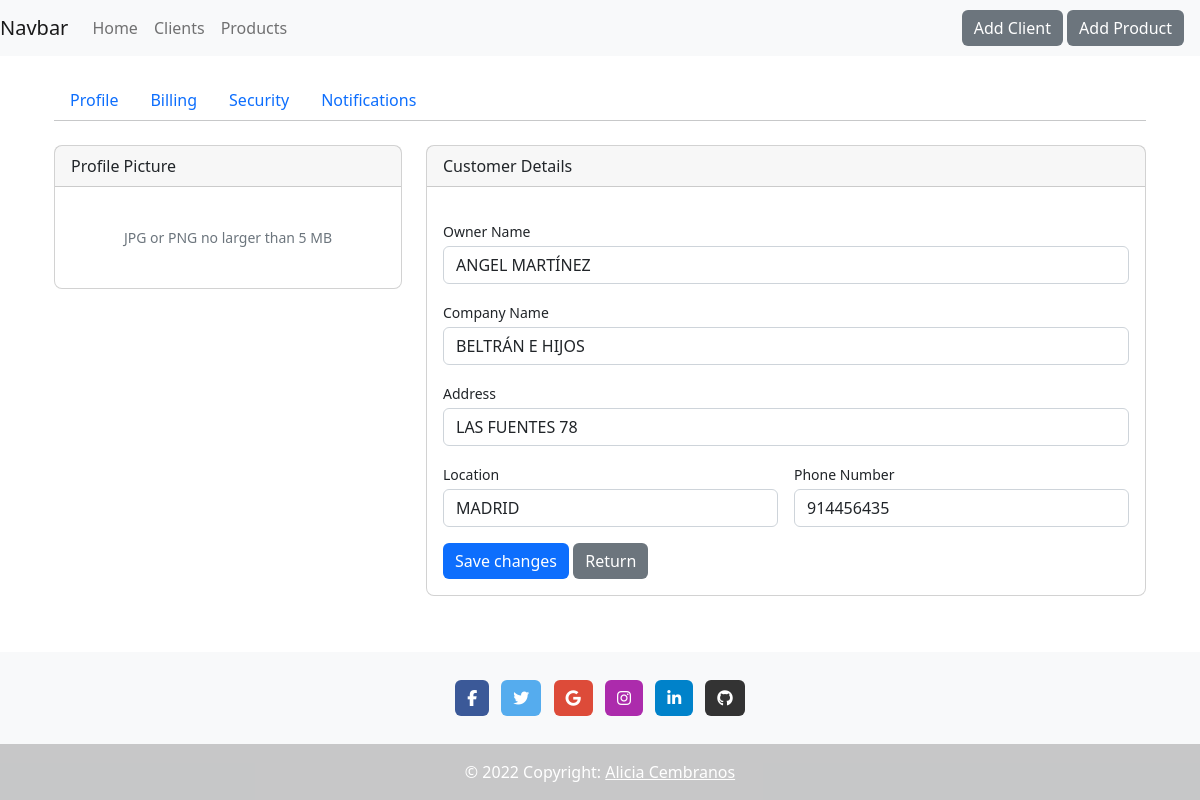
Page /?controller=clients&action=getClient&id=1 on the committed database.
### tables this page shows
CREATE TABLE clientes (
   
   CÓDIGOCLIENTE      INT      NOT NULL   AUTO_INCREMENT,
   EMPRESA VARCHAR(50) NOT NULL,
   DIRECCIÓN VARCHAR(50) NOT NULL,
   POBLACIÓN VARCHAR(50) NOT NULL,
   TELÉFONO VARCHAR(50) NOT NULL,
   RESPONSABLE VARCHAR(50) NOT NULL,

   PRIMARY KEY (CÓDIGOCLIENTE)
);

### models/clientsModel.php (called while the page is built, shortened)
<?php
function getClientById($id)
{
    try {
        $pdo = connDB();
        $sql = 'SELECT * FROM clientes WHERE CÓDIGOCLIENTE = ?';
        $statement = $pdo->prepare($sql);
        $statement->bindParam(1, $id, PDO::PARAM_INT);
        $statement->execute();
        $client = $statement->fetch();
        return $client;
    } catch (PDOException $e) {
        $errMsg = $e->getMessage();
        require_once VIEWS . 'errors/error.php';
    }
}

### views/clients/client.php (the view, shortened to what this page needs)
<div class="container-xl px-4 mt-4">
    <nav class="nav nav-borders">
        <a class="nav-link active ms-0" href="https://www.bootdey.com/snippets/view/bs5-edit-profile-account-details" target="__blank">Profile</a>
        <a class="nav-link" href="https://www.bootdey.com/snippets/view/bs5-profile-billing-page" target="__blank">Billing</a>
        <a class="nav-link" href="https://www.bootdey.com/snippets/view/bs5-profile-security-page" target="__blank">Security</a>
        <a class="nav-link" href="https://www.bootdey.com/snippets/view/bs5-edit-notifications-page" target="__blank">Notifications</a>
    </nav>
    <hr class="mt-0 mb-4">
    <div class="row">
        <div class="col-xl-4">
            <div class="card mb-4 mb-xl-0">
                <div class="card-header">Profile Picture</div>
                <div class="card-body text-center">
                    <div class="small font-italic text-muted mb-4">JPG or PNG no larger than 5 MB</div>
                </div>
            </div>
        </div>
        <div class="col-xl-8">
            <div class="card mb-4">
                <div class="card-header">Customer Details</div>
                <div class="card-body">
                    <form method="post" action="index.php?controller=clients&action=<?php echo isset($client['CÓDIGOCLIENTE']) ? 'updateClient' : 'addClient' ?>">
                        <div class="mb-3">
                            <label class="small mb-1" for="owner">Owner Name</label>
                            <input class="form-control" id="owner" name="owner" type="text" placeholder="Enter client owner name" value="<?= isset($client['RESPONSABLE']) ? $client['RESPONSABLE'] : null ?>">
                        </div>
                        <div class="mb-3">
                            <label class="small mb-1" for="company">Company Name</label>
                            <input class="form-control" id="company" name="company" type="text" placeholder="Enter company name" value="<?= isset($client['EMPRESA']) ? $client['EMPRESA'] : null ?>">
                        </div>
                        <div class="mb-3">
                            <label class="small mb-1" for="address">Address</label>
                            <input class="form-control" id="address" name="address" type="text" placeholder="Enter company address" value="<?= isset($client['DIRECCIÓN']) ? $client['DIRECCIÓN'] : null  ?>">
                        </div>
                        <div class="row gx-3 mb-3">
                            <div class="col-md-6">
                                <label class="small mb-1" for="location">Location</label>
                                <input class="form-control" id="location" name="location" type="text" placeholder="Enter company's location" value="<?= isset($client['POBLACIÓN']) ? $client['POBLACIÓN'] : null ?>">
                            </div>
                            <div class="col-md-6">
                                <label class="small mb-1" for="phoneNumber">Phone Number</label>
                                <input class="form-control" id="phoneNumber" name="phoneNumber" type="text" placeholder="Enter company's phone number" value="<?= isset($client['TELÉFONO']) ?  $client['TELÉFONO'] : null ?>">
                            </div>
                        </div>
                        <button class="btn btn-primary" type="submit">Save changes</button>
                        <a id="return" class="btn btn-secondary" href="?controller=clients&action=getClients">Return</a>
                    </form>
                </div>
            </div>
        </div>
    </div>
</div>

### assets/css/main.css (style rules this page uses)
body { display: flex; flex-direction: column; height: 100vh; }
.btn { border: none; }
.initial { height: 100%; }
.card { border-radius: 0.5rem; }

### rows in the picture
clientes: owner "ANGEL MARTÍNEZ", company "BELTRÁN E HIJOS", address "LAS FUENTES 78", location "MADRID", phoneNumber "914456435"
